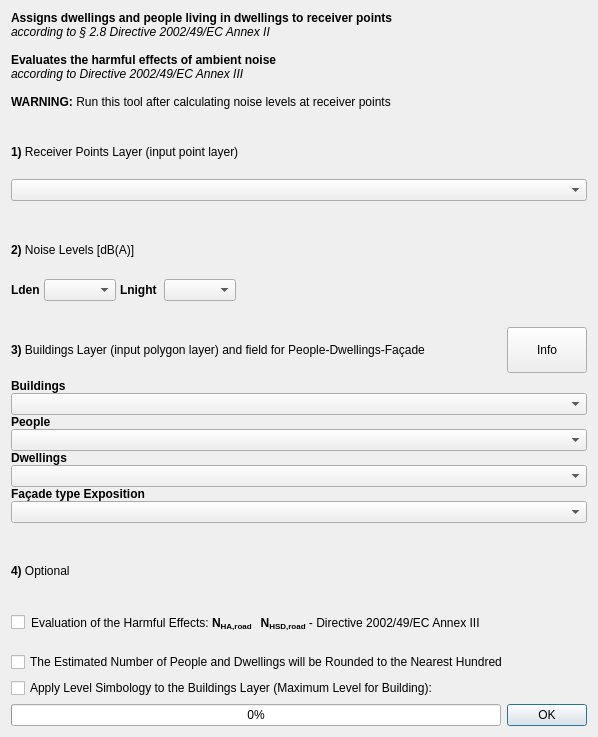
<?xml version="1.0" encoding="UTF-8"?>
<ui version="4.0">
 <class>AssignLevelsToBuildings_window</class>
 <widget class="QDialog" name="AssignLevelsToBuildings_window">
  <property name="enabled">
   <bool>true</bool>
  </property>
  <property name="geometry">
   <rect>
    <x>0</x>
    <y>0</y>
    <width>598</width>
    <height>737</height>
   </rect>
  </property>
  <property name="sizePolicy">
   <sizepolicy hsizetype="Preferred" vsizetype="Preferred">
    <horstretch>0</horstretch>
    <verstretch>0</verstretch>
   </sizepolicy>
  </property>
  <property name="minimumSize">
   <size>
    <width>500</width>
    <height>400</height>
   </size>
  </property>
  <property name="maximumSize">
   <size>
    <width>713</width>
    <height>800</height>
   </size>
  </property>
  <property name="sizeIncrement">
   <size>
    <width>0</width>
    <height>0</height>
   </size>
  </property>
  <property name="windowTitle">
   <string>opeNoise - Noise Exposure</string>
  </property>
  <property name="locale">
   <locale language="Italian" country="Italy"/>
  </property>
  <layout class="QVBoxLayout" name="verticalLayout_3">
   <item>
    <widget class="QLabel" name="label_7">
     <property name="text">
      <string>&lt;html&gt;&lt;head/&gt;&lt;body&gt;&lt;p&gt;&lt;span style=&quot; font-weight:600;&quot;&gt;Assigns dwellings and people living in dwellings to receiver points&lt;br/&gt;&lt;/span&gt;&lt;span style=&quot; font-style:italic;&quot;&gt;according to § 2.8 Directive 2002/49/EC Annex II&lt;/span&gt;&lt;span style=&quot; font-weight:600;&quot;&gt;&lt;br/&gt;&lt;br/&gt;Evaluates the harmful effects of ambient noise&lt;br/&gt;&lt;/span&gt;&lt;span style=&quot; font-style:italic;&quot;&gt;according to Directive 2002/49/EC Annex III &lt;br/&gt;&lt;br/&gt;&lt;/span&gt;&lt;span style=&quot; font-weight:600;&quot;&gt;WARNING:  &lt;/span&gt;Run this tool after calculating noise levels at receiver points&lt;/p&gt;&lt;/body&gt;&lt;/html&gt;</string>
     </property>
    </widget>
   </item>
   <item>
    <spacer name="verticalSpacer_4">
     <property name="orientation">
      <enum>Qt::Vertical</enum>
     </property>
     <property name="sizeType">
      <enum>QSizePolicy::Fixed</enum>
     </property>
     <property name="sizeHint" stdset="0">
      <size>
       <width>20</width>
       <height>30</height>
      </size>
     </property>
    </spacer>
   </item>
   <item>
    <layout class="QVBoxLayout" name="verticalLayout_2">
     <item>
      <widget class="QLabel" name="receiver_points_layer_label">
       <property name="sizePolicy">
        <sizepolicy hsizetype="Fixed" vsizetype="Fixed">
         <horstretch>0</horstretch>
         <verstretch>0</verstretch>
        </sizepolicy>
       </property>
       <property name="text">
        <string>&lt;html&gt;&lt;head/&gt;&lt;body&gt;&lt;p&gt;&lt;span style=&quot; font-weight:600;&quot;&gt;1)&lt;/span&gt; Receiver Points Layer (input point layer)&lt;br/&gt;&lt;/p&gt;&lt;/body&gt;&lt;/html&gt;</string>
       </property>
      </widget>
     </item>
     <item>
      <layout class="QHBoxLayout" name="horizontalLayout_3">
       <item>
        <widget class="QgsMapLayerComboBox" name="receiver_points_layer_comboBox"/>
       </item>
      </layout>
     </item>
    </layout>
   </item>
   <item>
    <spacer name="verticalSpacer_3">
     <property name="orientation">
      <enum>Qt::Vertical</enum>
     </property>
     <property name="sizeType">
      <enum>QSizePolicy::Fixed</enum>
     </property>
     <property name="sizeHint" stdset="0">
      <size>
       <width>20</width>
       <height>20</height>
      </size>
     </property>
    </spacer>
   </item>
   <item>
    <widget class="QLabel" name="label_10">
     <property name="text">
      <string>&lt;html&gt;&lt;head/&gt;&lt;body&gt;&lt;p&gt;&lt;span style=&quot; font-weight:600;&quot;&gt;2)&lt;/span&gt; Noise Levels [dB(A)]&lt;/p&gt;&lt;/body&gt;&lt;/html&gt;</string>
     </property>
    </widget>
   </item>
   <item>
    <layout class="QVBoxLayout" name="verticalLayout">
     <property name="spacing">
      <number>4</number>
     </property>
     <item>
      <layout class="QHBoxLayout" name="horizontalLayout_4">
       <item>
        <widget class="QLabel" name="label_5">
         <property name="text">
          <string>&lt;html&gt;&lt;head/&gt;&lt;body&gt;&lt;p&gt;&lt;span style=&quot; font-weight:600;&quot;&gt;Lden&lt;/span&gt;&lt;/p&gt;&lt;/body&gt;&lt;/html&gt;</string>
         </property>
        </widget>
       </item>
       <item>
        <widget class="QgsFieldComboBox" name="level_1_comboBox"/>
       </item>
       <item>
        <widget class="QLabel" name="label_6">
         <property name="text">
          <string>&lt;html&gt;&lt;head/&gt;&lt;body&gt;&lt;p&gt;&lt;span style=&quot; font-weight:600;&quot;&gt;Lnight  &lt;/span&gt;&lt;/p&gt;&lt;/body&gt;&lt;/html&gt;</string>
         </property>
        </widget>
       </item>
       <item>
        <widget class="QgsFieldComboBox" name="level_2_comboBox"/>
       </item>
       <item>
        <spacer name="horizontalSpacer">
         <property name="orientation">
          <enum>Qt::Horizontal</enum>
         </property>
         <property name="sizeHint" stdset="0">
          <size>
           <width>40</width>
           <height>20</height>
          </size>
         </property>
        </spacer>
       </item>
      </layout>
     </item>
    </layout>
   </item>
   <item>
    <spacer name="verticalSpacer">
     <property name="orientation">
      <enum>Qt::Vertical</enum>
     </property>
     <property name="sizeType">
      <enum>QSizePolicy::Fixed</enum>
     </property>
     <property name="sizeHint" stdset="0">
      <size>
       <width>20</width>
       <height>20</height>
      </size>
     </property>
    </spacer>
   </item>
   <item>
    <layout class="QHBoxLayout" name="horizontalLayout_6">
     <property name="spacing">
      <number>0</number>
     </property>
     <property name="topMargin">
      <number>0</number>
     </property>
     <property name="bottomMargin">
      <number>0</number>
     </property>
     <item>
      <widget class="QLabel" name="buildings_layer_label">
       <property name="sizePolicy">
        <sizepolicy hsizetype="Fixed" vsizetype="Fixed">
         <horstretch>0</horstretch>
         <verstretch>0</verstretch>
        </sizepolicy>
       </property>
       <property name="text">
        <string>&lt;html&gt;&lt;head/&gt;&lt;body&gt;&lt;p&gt;&lt;span style=&quot; font-weight:600;&quot;&gt;3) &lt;/span&gt;Buildings Layer (input polygon layer) and field for People-Dwellings-Façade&lt;/p&gt;&lt;/body&gt;&lt;/html&gt;</string>
       </property>
      </widget>
     </item>
     <item>
      <spacer name="horizontalSpacer_2">
       <property name="orientation">
        <enum>Qt::Horizontal</enum>
       </property>
       <property name="sizeHint" stdset="0">
        <size>
         <width>40</width>
         <height>20</height>
        </size>
       </property>
      </spacer>
     </item>
     <item>
      <widget class="QPushButton" name="helpNoiseExp">
       <property name="sizePolicy">
        <sizepolicy hsizetype="Preferred" vsizetype="Preferred">
         <horstretch>0</horstretch>
         <verstretch>0</verstretch>
        </sizepolicy>
       </property>
       <property name="baseSize">
        <size>
         <width>0</width>
         <height>0</height>
        </size>
       </property>
       <property name="text">
        <string>Info</string>
       </property>
       <property name="iconSize">
        <size>
         <width>16</width>
         <height>16</height>
        </size>
       </property>
      </widget>
     </item>
    </layout>
   </item>
   <item>
    <layout class="QVBoxLayout" name="verticalLayout_4">
     <property name="spacing">
      <number>0</number>
     </property>
     <property name="topMargin">
      <number>0</number>
     </property>
     <property name="bottomMargin">
      <number>0</number>
     </property>
     <item>
      <widget class="QLabel" name="label_4">
       <property name="layoutDirection">
        <enum>Qt::LeftToRight</enum>
       </property>
       <property name="text">
        <string>&lt;html&gt;&lt;head/&gt;&lt;body&gt;&lt;p&gt;&lt;span style=&quot; font-weight:600;&quot;&gt;Buildings &lt;/span&gt;&lt;/p&gt;&lt;/body&gt;&lt;/html&gt;</string>
       </property>
       <property name="alignment">
        <set>Qt::AlignLeading|Qt::AlignLeft|Qt::AlignVCenter</set>
       </property>
       <property name="margin">
        <number>0</number>
       </property>
       <property name="indent">
        <number>0</number>
       </property>
      </widget>
     </item>
     <item>
      <widget class="QgsMapLayerComboBox" name="buildings_layer_comboBox"/>
     </item>
     <item>
      <widget class="QLabel" name="label_2">
       <property name="text">
        <string>&lt;html&gt;&lt;head/&gt;&lt;body&gt;&lt;p&gt;&lt;span style=&quot; font-weight:600;&quot;&gt;People&lt;/span&gt;&lt;/p&gt;&lt;/body&gt;&lt;/html&gt;</string>
       </property>
       <property name="alignment">
        <set>Qt::AlignLeading|Qt::AlignLeft|Qt::AlignVCenter</set>
       </property>
      </widget>
     </item>
     <item>
      <widget class="QgsFieldComboBox" name="receiver_points_population_field">
       <property name="toolTip">
        <string/>
       </property>
       <property name="statusTip">
        <string extracomment="population field"/>
       </property>
      </widget>
     </item>
     <item>
      <widget class="QLabel" name="label_3">
       <property name="text">
        <string>&lt;html&gt;&lt;head/&gt;&lt;body&gt;&lt;p&gt;&lt;span style=&quot; font-weight:600;&quot;&gt;Dwellings&lt;/span&gt;&lt;/p&gt;&lt;/body&gt;&lt;/html&gt;</string>
       </property>
       <property name="alignment">
        <set>Qt::AlignLeading|Qt::AlignLeft|Qt::AlignVCenter</set>
       </property>
      </widget>
     </item>
     <item>
      <widget class="QgsFieldComboBox" name="dwellingCombobox"/>
     </item>
     <item>
      <widget class="QLabel" name="label">
       <property name="text">
        <string>&lt;html&gt;&lt;head/&gt;&lt;body&gt;&lt;p&gt;&lt;span style=&quot; font-weight:600;&quot;&gt;Façade type Exposition&lt;/span&gt;&lt;/p&gt;&lt;/body&gt;&lt;/html&gt;</string>
       </property>
       <property name="alignment">
        <set>Qt::AlignLeading|Qt::AlignLeft|Qt::AlignVCenter</set>
       </property>
       <property name="indent">
        <number>0</number>
       </property>
      </widget>
     </item>
     <item>
      <widget class="QgsFieldComboBox" name="methodComboBox">
       <property name="toolTip">
        <string>Choose from a string field of the buildings layer</string>
       </property>
      </widget>
     </item>
    </layout>
   </item>
   <item>
    <spacer name="verticalSpacer_2">
     <property name="orientation">
      <enum>Qt::Vertical</enum>
     </property>
     <property name="sizeType">
      <enum>QSizePolicy::Fixed</enum>
     </property>
     <property name="sizeHint" stdset="0">
      <size>
       <width>20</width>
       <height>20</height>
      </size>
     </property>
    </spacer>
   </item>
   <item>
    <widget class="QLabel" name="label_8">
     <property name="text">
      <string>&lt;html&gt;&lt;head/&gt;&lt;body&gt;&lt;p&gt;&lt;span style=&quot; font-weight:600;&quot;&gt;4)&lt;/span&gt; Optional
&lt;/p&gt;&lt;/body&gt;&lt;/html&gt;</string>
     </property>
    </widget>
   </item>
   <item>
    <layout class="QHBoxLayout" name="horizontalLayout_5">
     <item>
      <widget class="QCheckBox" name="checkDoseEffetto">
       <property name="enabled">
        <bool>true</bool>
       </property>
       <property name="minimumSize">
        <size>
         <width>0</width>
         <height>0</height>
        </size>
       </property>
       <property name="text">
        <string/>
       </property>
       <property name="iconSize">
        <size>
         <width>20</width>
         <height>20</height>
        </size>
       </property>
      </widget>
     </item>
     <item>
      <widget class="QLabel" name="label_9">
       <property name="text">
        <string>&lt;html&gt;&lt;head/&gt;&lt;body&gt;&lt;p&gt;Evaluation of the Harmful Effects: &lt;span style=&quot; font-weight:600;&quot;&gt;N&lt;/span&gt;&lt;span style=&quot; font-weight:600; vertical-align:sub;&quot;&gt;HA,road &lt;/span&gt;&lt;span style=&quot; font-weight:600;&quot;&gt;  N&lt;/span&gt;&lt;span style=&quot; font-weight:600; vertical-align:sub;&quot;&gt;HSD,road&lt;/span&gt; - Directive 2002/49/EC Annex III&lt;/p&gt;&lt;/body&gt;&lt;/html&gt;</string>
       </property>
      </widget>
     </item>
     <item>
      <spacer name="horizontalSpacer_3">
       <property name="orientation">
        <enum>Qt::Horizontal</enum>
       </property>
       <property name="sizeHint" stdset="0">
        <size>
         <width>40</width>
         <height>20</height>
        </size>
       </property>
      </spacer>
     </item>
    </layout>
   </item>
   <item>
    <widget class="QCheckBox" name="hundredsCheck">
     <property name="text">
      <string>The Estimated Number of People and Dwellings will be Rounded to the Nearest Hundred</string>
     </property>
    </widget>
   </item>
   <item>
    <widget class="QCheckBox" name="applyNoiseSimbology">
     <property name="text">
      <string>Apply Level Simbology to the Buildings Layer (Maximum Level for Building):</string>
     </property>
    </widget>
   </item>
   <item>
    <layout class="QHBoxLayout" name="horizontalLayout">
     <item>
      <widget class="QProgressBar" name="progressBar">
       <property name="value">
        <number>0</number>
       </property>
      </widget>
     </item>
     <item>
      <widget class="QDialogButtonBox" name="run_buttonBox">
       <property name="sizePolicy">
        <sizepolicy hsizetype="Fixed" vsizetype="Fixed">
         <horstretch>0</horstretch>
         <verstretch>0</verstretch>
        </sizepolicy>
       </property>
       <property name="orientation">
        <enum>Qt::Horizontal</enum>
       </property>
       <property name="standardButtons">
        <set>QDialogButtonBox::Ok</set>
       </property>
      </widget>
     </item>
    </layout>
   </item>
  </layout>
 </widget>
 <customwidgets>
  <customwidget>
   <class>QgsFieldComboBox</class>
   <extends>QComboBox</extends>
   <header>qgsfieldcombobox.h</header>
  </customwidget>
  <customwidget>
   <class>QgsMapLayerComboBox</class>
   <extends>QComboBox</extends>
   <header>qgsmaplayercombobox.h</header>
  </customwidget>
 </customwidgets>
 <resources/>
 <connections>
  <connection>
   <sender>run_buttonBox</sender>
   <signal>accepted()</signal>
   <receiver>AssignLevelsToBuildings_window</receiver>
   <slot>accept()</slot>
   <hints>
    <hint type="sourcelabel">
     <x>700</x>
     <y>326</y>
    </hint>
    <hint type="destinationlabel">
     <x>157</x>
     <y>274</y>
    </hint>
   </hints>
  </connection>
  <connection>
   <sender>run_buttonBox</sender>
   <signal>rejected()</signal>
   <receiver>AssignLevelsToBuildings_window</receiver>
   <slot>reject()</slot>
   <hints>
    <hint type="sourcelabel">
     <x>700</x>
     <y>326</y>
    </hint>
    <hint type="destinationlabel">
     <x>286</x>
     <y>274</y>
    </hint>
   </hints>
  </connection>
  <connection>
   <sender>receiver_points_layer_comboBox</sender>
   <signal>layerChanged(QgsMapLayer*)</signal>
   <receiver>level_1_comboBox</receiver>
   <slot>setLayer(QgsMapLayer*)</slot>
   <hints>
    <hint type="sourcelabel">
     <x>90</x>
     <y>61</y>
    </hint>
    <hint type="destinationlabel">
     <x>108</x>
     <y>117</y>
    </hint>
   </hints>
  </connection>
  <connection>
   <sender>receiver_points_layer_comboBox</sender>
   <signal>layerChanged(QgsMapLayer*)</signal>
   <receiver>level_2_comboBox</receiver>
   <slot>setLayer(QgsMapLayer*)</slot>
   <hints>
    <hint type="sourcelabel">
     <x>244</x>
     <y>61</y>
    </hint>
    <hint type="destinationlabel">
     <x>283</x>
     <y>117</y>
    </hint>
   </hints>
  </connection>
  <connection>
   <sender>buildings_layer_comboBox</sender>
   <signal>layerChanged(QgsMapLayer*)</signal>
   <receiver>receiver_points_population_field</receiver>
   <slot>setLayer(QgsMapLayer*)</slot>
   <hints>
    <hint type="sourcelabel">
     <x>514</x>
     <y>190</y>
    </hint>
    <hint type="destinationlabel">
     <x>616</x>
     <y>214</y>
    </hint>
   </hints>
  </connection>
  <connection>
   <sender>buildings_layer_comboBox</sender>
   <signal>layerChanged(QgsMapLayer*)</signal>
   <receiver>dwellingCombobox</receiver>
   <slot>setLayer(QgsMapLayer*)</slot>
   <hints>
    <hint type="sourcelabel">
     <x>567</x>
     <y>190</y>
    </hint>
    <hint type="destinationlabel">
     <x>503</x>
     <y>233</y>
    </hint>
   </hints>
  </connection>
  <connection>
   <sender>buildings_layer_comboBox</sender>
   <signal>layerChanged(QgsMapLayer*)</signal>
   <receiver>methodComboBox</receiver>
   <slot>setLayer(QgsMapLayer*)</slot>
   <hints>
    <hint type="sourcelabel">
     <x>383</x>
     <y>179</y>
    </hint>
    <hint type="destinationlabel">
     <x>393</x>
     <y>265</y>
    </hint>
   </hints>
  </connection>
 </connections>
</ui>
